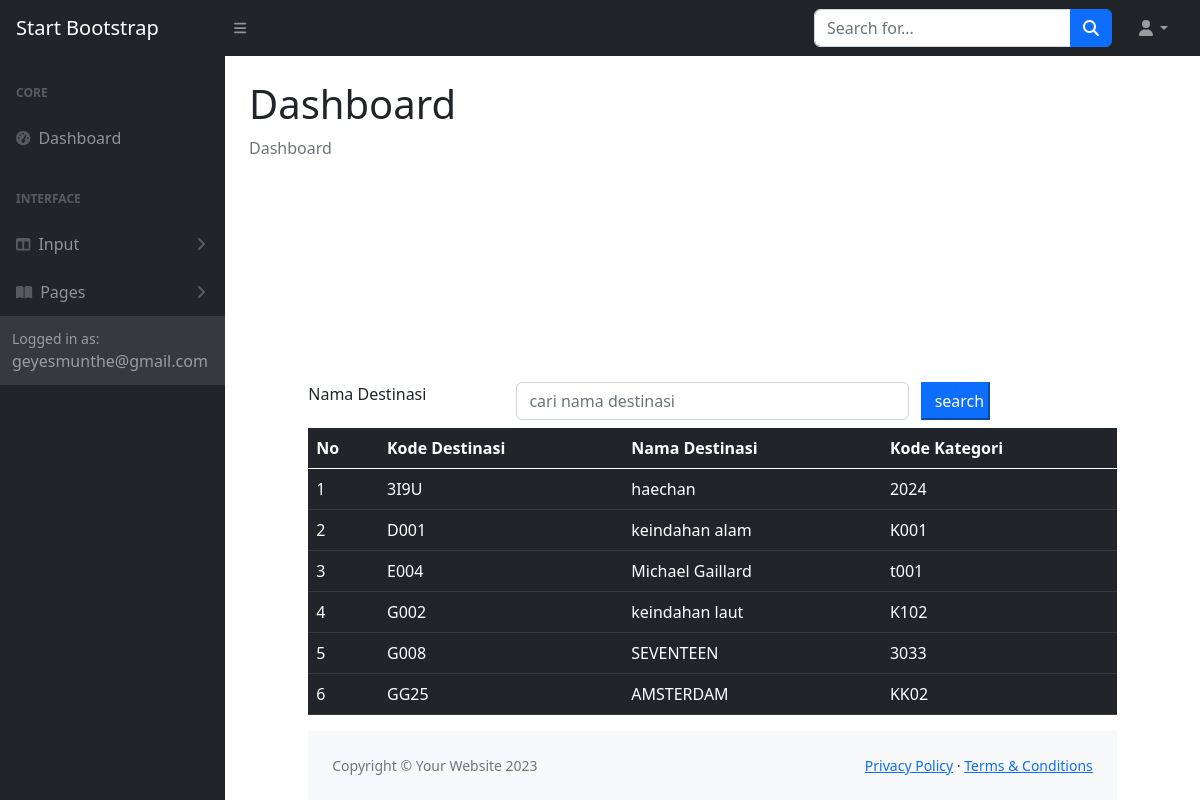
/daftardestinasi.php, run on the app's committed database.
### tables this page shows
CREATE TABLE `destinasi` (
  `destinasiKODE` char(4) NOT NULL,
  `destinasiNAMA` varchar(120) NOT NULL,
  `kategoriKODE` char(5) NOT NULL,
  `destinasiKET` varchar(2000) NOT NULL,
  `destinasiFOTO` varchar(120) NOT NULL
);

### daftardestinasi.php (the view, shortened to what this page needs)
<!DOCTYPE html>
<!DOCTYPE html>
<html>
<?php
    include "include/include.php";
?>
<head>
<link rel="stylesheet" type="text/css" href="css/bootstrap.min.css">
</head>
<body>
<?php include "include/head.php"; ?>
    <body class="sb-nav-fixed">
 <?php include "include/navbar.php";?>
        <div id="layoutSidenav">
            <div id="layoutSidenav_nav">
                <?php include "include/menunav.php" ?>
            </div>
            <div id="layoutSidenav_content">
                <main>
                    <div class="container-fluid px-4">
                        <h1 class="mt-4">Dashboard</h1>
                        <ol class="breadcrumb mb-4">
                            <li class="breadcrumb-item active">Dashboard</li>
                        </ol>
                        </div>
                </main>
<div class="row">
<div class="col-sm-1"></div>
<div class="col-sm-10">
<from method="POST">
  <div class="form-group row mb-2">
    <label for="serch" class="col-sm-3">Nama Destinasi</label>
    <div class ="col-sm-6">
      <input type="text" name="search" class="form-control" id="search"
      value="<?php if (isset ($_POST ['search'])) {echo $_POST ['search'];}?>"
      placeholder="cari nama destinasi">
  </div>
  <input type ="submit" name="kirim" class="col-sm-1 btn-primary" value="search">
  </div>
  </from>
    <table class="table table-hover table-dark">
  <thead>
    <tr>
      <th scope="col">No</th>
      <th scope="col">Kode Destinasi</th>
      <th scope="col">Nama Destinasi</th>
      <th scpe="col">Kode Kategori</th>
    </tr>
  </thead>
  <tbody>
    <?php
    if (isset($_POST ["kirim"]))
    {
      $search = $_POST ['search'];
      $query = mysqli_query ($connection,"select destinasi.* from destinasi
      where destinasiNAMA like '%" .$search. "%'");
    } else
    {
      $query = mysqli_query ($connection,"select destinasi.* from destinasi ");
    }
       $nomor = 1;
       while ($row = mysqli_fetch_array($query))
       {
     ?>
    <tr>
      <td><?php echo $nomor;?></td>
      <td><?php echo $row ['destinasiKODE'];?></td>
      <td><?php echo $row['destinasiNAMA'];?></td>
      <td><?php echo $row ['kategoriKODE'];?></td>
    </tr>
    <?php $nomor =$nomor + 1; ?>
      <?php
    }
    ?>
  </tbody>
</table>
<?php include "include/footer.php";?>
</div>
</div>
    </div>
</div>
</body>
</html>

### data on the page
destinasi: destinasiKODE "3I9U", destinasiNAMA "haechan", kategoriKODE "2024"
destinasi: destinasiKODE "D001", destinasiNAMA "keindahan alam", kategoriKODE "K001"
destinasi: destinasiKODE "E004", destinasiNAMA "Michael Gaillard", kategoriKODE "t001"
destinasi: destinasiKODE "G002", destinasiNAMA "keindahan laut", kategoriKODE "K102"
destinasi: destinasiKODE "G008", destinasiNAMA "SEVENTEEN", kategoriKODE "3033"
destinasi: destinasiKODE "GG25", destinasiNAMA "AMSTERDAM", kategoriKODE "KK02"
